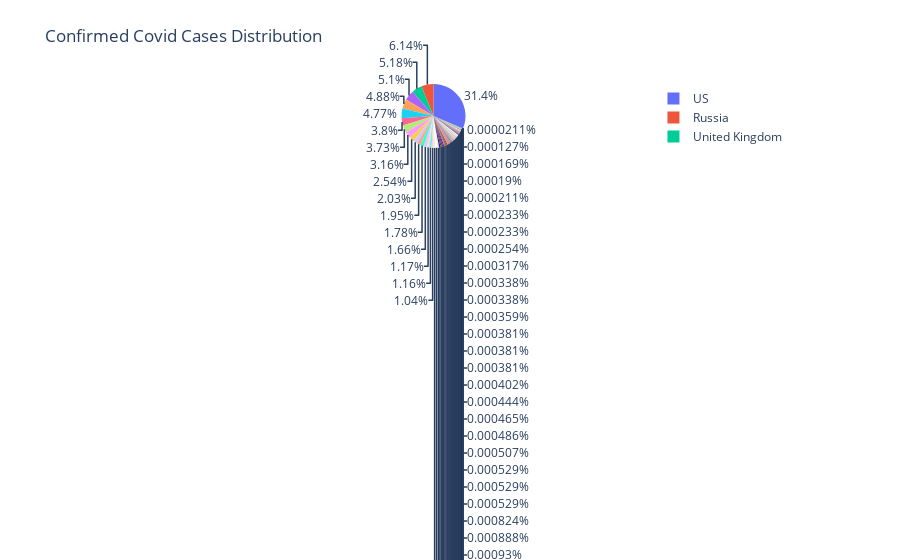

The cell this chart's notebook holds for it:
### Code cell
px.pie(sorted_country_df1, values='confirmed', names='country',
             title='   Confirmed Covid Cases Distribution',
             )

### Figure 1 — Plotly figure (JSON) as saved in the notebook; plotly's stock layout.template omitted (floating-point values rounded to 4 significant figures; data arrays with more than 128 entries replaced by an {"elided": "..."} marker saying what was removed)
{"data": [{"domain": {"x": [0, 1], "y": [0, 1]}, "hovertemplate": "country=%{label}<br>confirmed=%{value}<extra></extra>", "labels": {"elided": "188 str values"}, "legendgroup": "", "name": "", "showlegend": true, "type": "pie", "values": {"elided": "188 int values"}}], "layout": {"legend": {"tracegroupgap": 0}, "title": {"text": "   Confirmed Covid Cases Distribution"}}}
